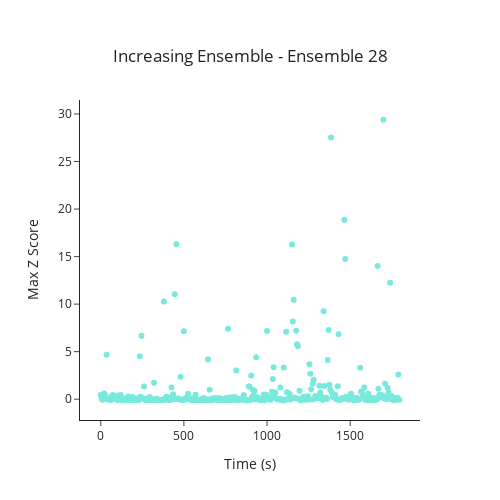

The notebook cell saved with this chart:
### Code cell
## Plot peak activation of an increasing ensemble
activations = mouse_binned_activations['mc09']['Reversal1']
ensemble_number = 28
fig = pf.plot_activation_strength(activations, ensemble_number = ensemble_number, figure_path = figure_path, x_bin_size = x_bin_size,
                                  title = 'Increasing Ensemble', y_title = 'Max Z Score', x_title = 'Time (s)', 
                                  file_name = 'max_strength_increasing_{}bins.png'.format(x_bin_size), marker_color = 'turquoise')

### Figure 1 — Plotly figure (JSON) as saved in the notebook; plotly's stock layout.template omitted (floating-point values rounded to 4 significant figures; data arrays with more than 128 entries replaced by an {"elided": "..."} marker saying what was removed)
{"data": [{"marker": {"color": "turquoise"}, "mode": "markers", "opacity": 0.7, "type": "scatter", "x": {"elided": "360 int values"}, "y": {"elided": "360 float values"}}], "layout": {"height": 500, "title": {"text": "Increasing Ensemble - Ensemble 28", "x": 0.5, "xanchor": "center", "y": 0.9, "yanchor": "top"}, "width": 500, "xaxis": {"title": {"text": "Time (s)"}}, "yaxis": {"title": {"text": "Max Z Score"}}}}
